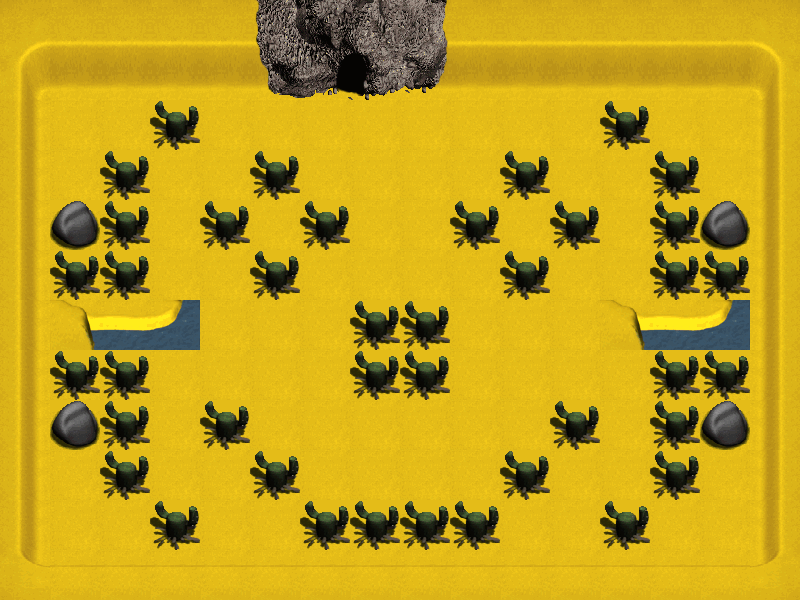

Below is a game level as drawn by its tile map, then a one-line description and the .tmx that defines it (tile-layer data replaced by summaries):
An orthogonal 16x12 tile map with 50x50 px tiles, 2 tile layers (background, graphics), 3 tilesets and 56 objects.

<map version="1.0" orientation="orthogonal" renderorder="right-down" width="16" height="12" tilewidth="50" tileheight="50" nextobjectid="63">
 <properties>
  <property name="bonus1" value="1" />
  <property name="bonus2" value="2" />
  <property name="bonus3" value="3" />
  <property name="bonus4" value="4" />
  <property name="bonus5" value="5" />
  <property name="bonus6" value="6" />
  <property name="bonus7" value="7" />
  <property name="bonus8" value="8" />
  <property name="bonus9" value="9" />
  <property name="enemy1" type="int" value="9" />
  <property name="enemy2" type="int" value="10" />
  <property name="enemy3" type="int" value="11" />
  <property name="height" type="int" value="600" />
  <property name="main_tile_set" value="third_maps" />
  <property name="num_bonus1" type="int" value="6" />
  <property name="num_bonus2" type="int" value="6" />
  <property name="num_bonus3" type="int" value="2" />
  <property name="num_bonus4" type="int" value="2" />
  <property name="num_bonus5" type="int" value="2" />
  <property name="num_bonus6" type="int" value="2" />
  <property name="num_bonus7" type="int" value="2" />
  <property name="num_bonus8" type="int" value="2" />
  <property name="num_bonus9" type="int" value="2" />
  <property name="num_bonus_total" type="int" value="26" />
  <property name="num_enemies" type="int" value="3" />
  <property name="num_explodable_items" type="int" value="40" />
  <property name="num_types_bonus" value="9" />
  <property name="width" type="int" value="800" />
 </properties>
 <tileset firstgid="1" name="third_maps" tilewidth="50" tileheight="50" tilecount="80" columns="10">
  <image source="third_maps.png" width="511" height="405" />
 </tileset>
 <tileset firstgid="81" name="flames" tilewidth="50" tileheight="50" tilecount="50" columns="10">
  <image source="flames.png" width="512" height="256" />
 </tileset>
 <tileset firstgid="131" name="flamesNBomb" tilewidth="50" tileheight="50" tilecount="8" columns="8">
  <image source="flames/flamesNBomb.png" width="400" height="50" />
 </tileset>
 <layer name="background" width="16" height="12">
  <data>[192 cells, 192 non-empty, 1 distinct tile ids]</data>
 </layer>
 <layer name="graphics" width="16" height="12">
  <data>[192 cells, 192 non-empty, 25 distinct tile ids]</data>
 </layer>
 <objectgroup name="walls">
  <object id="1" x="0" y="0" width="800" height="100" />
  <object id="2" x="750" y="100" width="50" height="500" />
  <object id="3" x="0" y="550" width="750" height="50" />
  <object id="4" x="0" y="100" width="50" height="450" />
  <object id="5" x="50" y="400" width="50" height="50" />
  <object id="6" x="50" y="200" width="50" height="50" />
  <object id="7" x="700" y="400" width="50" height="50" />
  <object id="8" x="700" y="200" width="50" height="50" />
  <object id="9" x="600" y="300" width="150" height="50" />
  <object id="10" x="50" y="300" width="150" height="50" />
 </objectgroup>
 <objectgroup name="cactis">
  <object id="12" x="100" y="150" width="50" height="50" />
  <object id="13" x="100" y="200" width="50" height="50" />
  <object id="15" x="100" y="250" width="50" height="50" />
  <object id="16" x="50" y="250" width="50" height="50" />
  <object id="17" x="50" y="350" width="50" height="50" />
  <object id="18" x="100" y="350" width="50" height="50" />
  <object id="19" x="100" y="400" width="50" height="50" />
  <object id="20" x="100" y="450" width="50" height="50" />
  <object id="23" x="650" y="450" width="50" height="50" />
  <object id="24" x="650" y="400" width="50" height="50" />
  <object id="25" x="650" y="350" width="50" height="50" />
  <object id="26" x="700" y="350" width="50" height="50" />
  <object id="27" x="650" y="250" width="50" height="50" />
  <object id="28" x="700" y="250" width="50" height="50" />
  <object id="29" x="650" y="200" width="50" height="50" />
  <object id="30" x="650" y="150" width="50" height="50" />
  <object id="32" x="250" y="150" width="50" height="50" />
  <object id="33" x="200" y="200" width="50" height="50" />
  <object id="34" x="250" y="250" width="50" height="50" />
  <object id="35" x="300" y="200" width="50" height="50" />
  <object id="36" x="450" y="200" width="50" height="50" />
  <object id="37" x="500" y="150" width="50" height="50" />
  <object id="38" x="550" y="200" width="50" height="50" />
  <object id="39" x="500" y="250" width="50" height="50" />
  <object id="40" x="350" y="300" width="50" height="50" />
  <object id="41" x="400" y="300" width="50" height="50" />
  <object id="43" x="350" y="350" width="50" height="50" />
  <object id="44" x="400" y="350" width="50" height="50" />
  <object id="45" x="200" y="400" width="50" height="50" />
  <object id="46" x="250" y="450" width="50" height="50" />
  <object id="47" x="300" y="500" width="50" height="50" />
  <object id="48" x="350" y="500" width="50" height="50" />
  <object id="49" x="400" y="500" width="50" height="50" />
  <object id="50" x="450" y="500" width="50" height="50" />
  <object id="51" x="500" y="450" width="50" height="50" />
  <object id="52" x="550" y="400" width="50" height="50" />
  <object id="57" x="600" y="100" width="50" height="50" />
  <object id="58" x="600" y="500" width="50" height="50" />
  <object id="59" x="150" y="500" width="50" height="50" />
  <object id="60" x="150" y="100" width="50" height="50" />
 </objectgroup>
 <objectgroup name="Camada de Objectos 3" />
 <objectgroup name="Camada de Objectos 4" />
 <objectgroup name="Camada de Objectos 5" />
 <objectgroup name="Camada de Objectos 6" />
 <objectgroup name="Camada de Objectos 7" />
 <objectgroup name="Camada de Objectos 8" />
 <objectgroup name="Camada de Objectos 9" />
 <objectgroup name="Camada de Objectos 10" />
 <objectgroup name="sandmaster">
  <object id="53" x="350" y="250" width="50" height="50" />
  <object id="54" x="400" y="400" width="50" height="50" />
 </objectgroup>
 <objectgroup name="TV">
  <object id="55" x="400" y="250" width="50" height="50" />
  <object id="56" x="350" y="400" width="50" height="50" />
 </objectgroup>
 <objectgroup name="Pacifier">
  <object id="61" x="500" y="200" width="50" height="50" />
  <object id="62" x="250" y="200" width="50" height="50" />
 </objectgroup>
</map>
